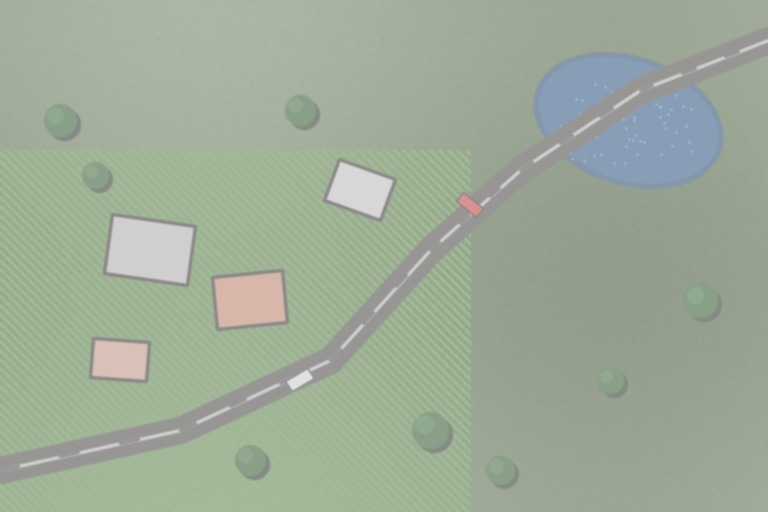
#> input picture aerial_hazy.jpg, 768 x 512 px
$ jupyter execute 13_histogram_clahe.ipynb
#> lines starting #> are read from the running program, lines starting #| are printed output that depends on the picture
# WP 13 · Histogram, Equalisation & CLAHE
*Live lab — Unit II: UAV Data Collection & Processing Methods*

A histogram is the census of an image. Hazy imagery piles pixels into a narrow band; equalisation spreads them out, and CLAHE does it **locally, with a clip** so noise isn't amplified. Enhance L in LAB, never B/G/R.

**Supporting data:** `aerial_hazy.jpg` (download it from the button next to this snippet in the playground, then upload when the notebook asks).

---
**How to use:** `Runtime ▸ Run all`, or run each cell top to bottom. The original teaching snippet is reproduced verbatim below; only GUI-only calls (`cv2.imshow`, `cv2.waitKey`, `cv2.destroyAllWindows`) are adapted, because Colab has no display window.

[cell 1]
# === Setup (run me first) ===================================================
# OpenCV, NumPy and Matplotlib are already installed in Google Colab.
# If you run locally and cv2 is missing, uncomment the next line:
# !pip install opencv-python-headless matplotlib

import cv2, numpy as np, os
import matplotlib.pyplot as plt
print("OpenCV", cv2.__version__)

def show(*imgs, titles=None, cmap=None, figsize=(13, 5)):
    """Display 1..N images inline. BGR images are auto-converted to RGB.
    (Colab has no window server, so cv2.imshow() cannot be used.)"""
    titles = titles or [""] * len(imgs)
    plt.figure(figsize=figsize)
    for i, im in enumerate(imgs):
        ax = plt.subplot(1, len(imgs), i + 1)
        if im.ndim == 2:
            ax.imshow(im, cmap=cmap or "gray", vmin=0, vmax=255)
        else:
            ax.imshow(cv2.cvtColor(im, cv2.COLOR_BGR2RGB))
        ax.set_title(titles[i], fontsize=11); ax.axis("off")
    plt.tight_layout(); plt.show()

[cell 2]
# --- Stand-in scene generator (used only if you don't upload the data file) ---
def make_scene(w=768, h=512, seed=7):
    rng = np.random.default_rng(seed)
    img = np.full((h, w, 3), (78, 120, 96), np.uint8)
    yy, xx = np.mgrid[0:h, 0:w]
    img = np.clip(img + (16*np.sin(xx/130) + 10*np.cos(yy/90))[..., None], 0, 255).astype(np.uint8)
    crop = img.copy()
    for k in range(-h, w, 9):
        cv2.line(crop, (k, 0), (k + h, h), (60, 165, 90), 2, cv2.LINE_AA)
    m = np.zeros((h, w), np.uint8); cv2.rectangle(m, (0, 150), (470, h), 255, -1)
    img[m == 255] = crop[m == 255]
    cv2.ellipse(img, (628, 120), (95, 62), 18, 0, 360, (150, 92, 40), -1, cv2.LINE_AA)
    pts = np.array([[0,470],[180,430],[330,360],[430,250],[520,170],[640,90],[w,40]], np.int32)
    cv2.polylines(img, [pts], False, (70, 72, 78), 26, cv2.LINE_AA)
    for cx, cy, bw, bh, col, a in [(150,250,84,60,(205,205,210),8),(250,300,70,52,(120,150,225),-6),
                                   (360,190,60,44,(225,225,230),20),(120,360,56,40,(150,175,235),4)]:
        r = cv2.boxPoints(((cx,cy),(bw,bh),a)).astype(np.int32)
        cv2.fillConvexPoly(img, r, col, cv2.LINE_AA); cv2.polylines(img, [r], True, (40,40,45), 2, cv2.LINE_AA)
    for cx, cy, rr in [(60,120,16),(95,175,13),(300,110,15),(430,430,18),(500,470,14),(700,300,17),(610,380,13),(250,460,15)]:
        cv2.circle(img, (cx, cy), rr, (40, 95, 45), -1, cv2.LINE_AA)
    for cx, cy, col, a in [(300,380,(250,250,250),-32),(470,205,(60,60,235),40)]:
        r = cv2.boxPoints(((cx,cy),(26,12),a)).astype(np.int32); cv2.fillConvexPoly(img, r, col, cv2.LINE_AA)
    return img

def get_image(name, gray=False):
    """Load `name` if present; else offer a Colab upload; else auto-generate."""
#> called with name = 'aerial_hazy.jpg', gray = False
    flag = cv2.IMREAD_UNCHANGED if name.lower().endswith(".png") else cv2.IMREAD_COLOR
    if os.path.exists(name):
        im = cv2.imread(name, flag)
#> im is the input picture: shape (512, 768, 3); mean B, G, R 152.5, 171.5, 158
        if im is not None:
            print("Loaded", name)
            return cv2.cvtColor(im, cv2.COLOR_BGR2GRAY) if gray else im
    try:
        from google.colab import files
        print(f"Upload '{name}' from the data pack (or press Cancel to auto-generate).")
        up = files.upload()
        for fn in up:
            im = cv2.imread(fn, flag)
            if im is not None:
                print("Loaded", fn)
                return cv2.cvtColor(im, cv2.COLOR_BGR2GRAY) if gray else im
    except Exception:
        pass
    print("Auto-generating a stand-in scene.")
    s = make_scene()
    return cv2.cvtColor(s, cv2.COLOR_BGR2GRAY) if gray else s

### The snippet, exactly as shown in the playground
```python
hist = cv2.calcHist([gray], [0], None, [256], [0, 256])

eq = cv2.equalizeHist(gray)               # global

clahe = cv2.createCLAHE(clipLimit=2.5,
                        tileGridSize=(8, 8))
better = clahe.apply(gray)                # local, clipped

# colour-safe version:
lab = cv2.cvtColor(img, cv2.COLOR_BGR2LAB)
l, a, b = cv2.split(lab)
lab = cv2.merge((clahe.apply(l), a, b))
out = cv2.cvtColor(lab, cv2.COLOR_LAB2BGR)
```

[cell 3]
# Use the deliberately hazy (low-contrast) scene so the fix is obvious.
img  = get_image("aerial_hazy.jpg")
gray = cv2.cvtColor(img, cv2.COLOR_BGR2GRAY)
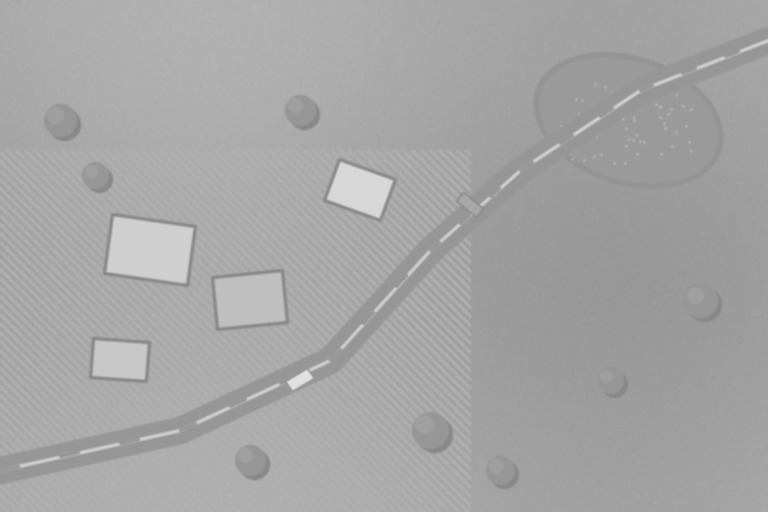
#> gray: shape (512, 768); min 133, max 229, mean 165.4

hist = cv2.calcHist([gray], [0], None, [256], [0, 256])
#> hist = 256 values, max 26400 at index 174, min 0 at index 0, mean 1536

eq = cv2.equalizeHist(gray)                       # global
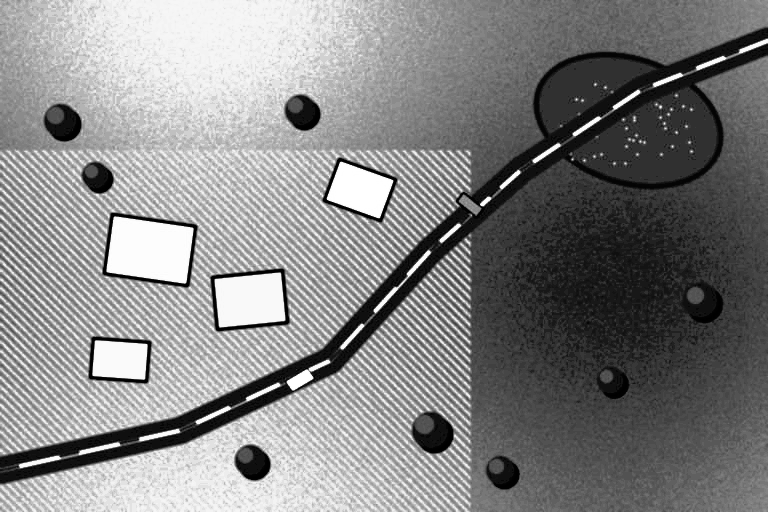
#> eq: shape (512, 768); min 0, max 255, mean 132.3
clahe = cv2.createCLAHE(clipLimit=2.5, tileGridSize=(8, 8))
better = clahe.apply(gray)                        # local, clipped
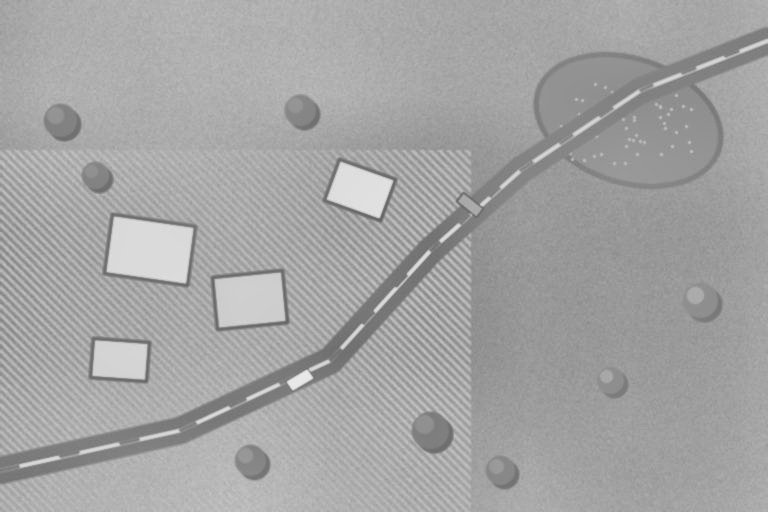
#> better: shape (512, 768); min 100, max 236, mean 163.8

# colour-safe: enhance only L in LAB so hues do not shift
lab = cv2.cvtColor(img, cv2.COLOR_BGR2LAB)
#> lab: shape (512, 768, 3); mean of channels 0, 1, 2 175.3, 119.8, 136.2
l, a, b = cv2.split(lab)
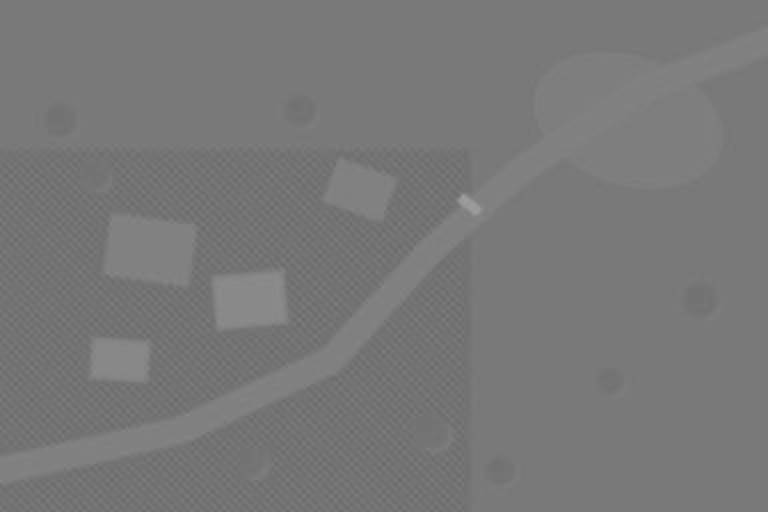
#> a: shape (512, 768); min 105, max 159, mean 119.8
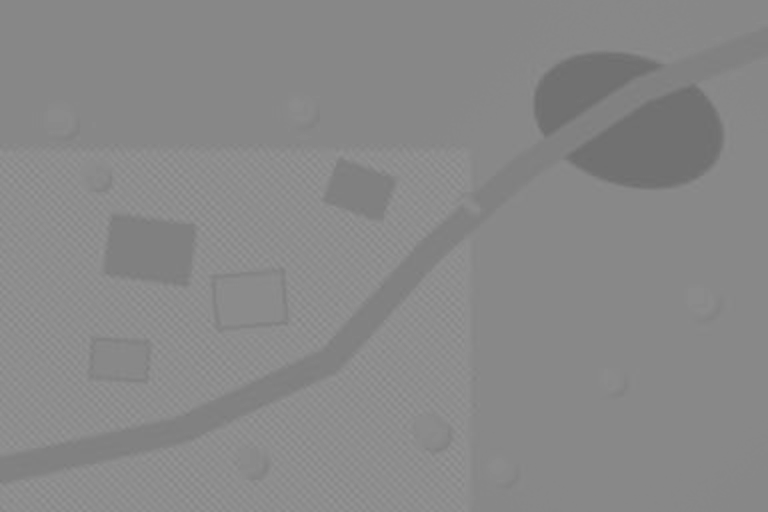
#> b: shape (512, 768); min 109, max 150, mean 136.2
lab = cv2.merge((clahe.apply(l), a, b))
#> lab: shape (512, 768, 3); mean of channels 0, 1, 2 171.7, 119.8, 136.2
out = cv2.cvtColor(lab, cv2.COLOR_LAB2BGR)
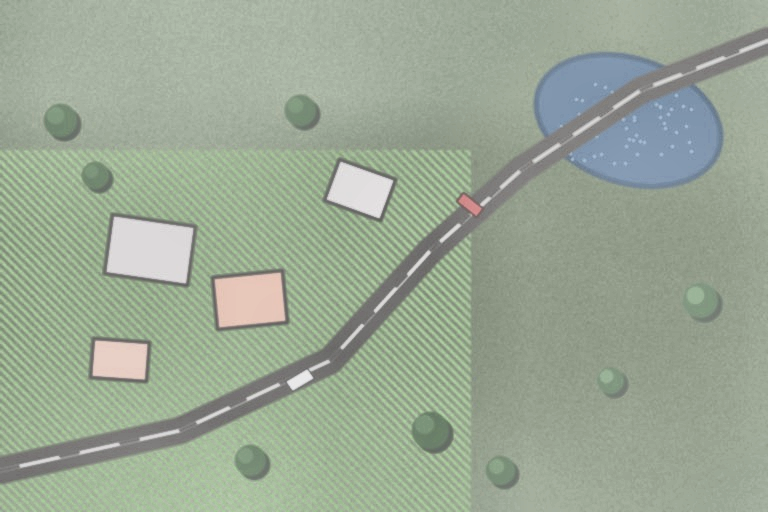
#> out: shape (512, 768, 3); mean B, G, R 149.1, 168, 154.8

show(gray, eq, better, titles=["Hazy grayscale", "Global equalizeHist", "CLAHE (local, clipped)"])
show(img, out, titles=["Hazy colour", "CLAHE on L only (colour-safe)"])
#> call 2 of show, with figsize = (13, 5)
#> in show (call 2), `plt.tight_layout()`:
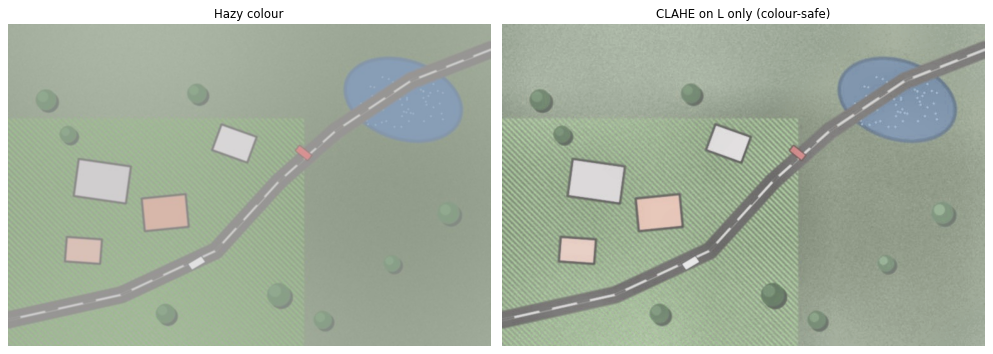
#> figure drawn by matplotlib, 2 panels

[cell 4]
# --- Plot the histograms so you can see the pixels spread out ---------------
plt.figure(figsize=(13, 3.2))
for i, (g, t) in enumerate([(gray, "Hazy"), (eq, "equalizeHist"), (better, "CLAHE")]):
    plt.subplot(1, 3, i + 1)
    plt.hist(g.ravel(), 256, [0, 256], color="#B3157E")
    plt.title(t); plt.xlim(0, 255); plt.yticks([])
#> this loop made 3 passes
#> t on passes 1 to 3: 'Hazy', 'equalizeHist', 'CLAHE'
plt.tight_layout(); plt.show()
#> after `plt.tight_layout()`:
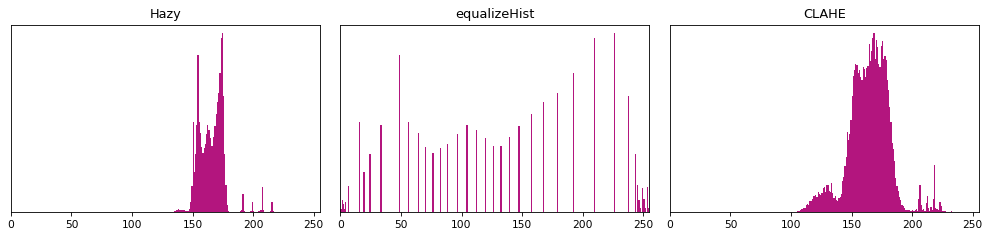
#> figure drawn by matplotlib, 3 panels
print("Global equalisation can blow out bright areas; CLAHE's clip limit reins that in.")
